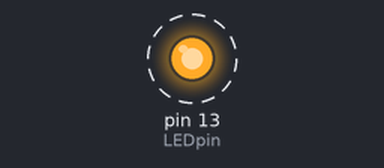
A sketch run on a simulated Arduino Uno, built with avr-gcc and run on an emulated ATmega328P. Shown: output pins drawn as LEDs (lit = HIGH). Dashed ring = blinking.

Above: at 0.5 s.
Timing chart, 0 to 4.6 s (numbered marks = the images above):
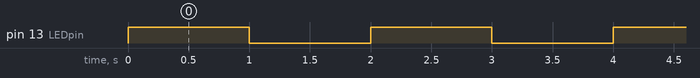

Measured:
- by itself, pin 13 (LEDpin): alternates HIGH for 1.0 s and LOW for 1.0 s

The sketch:

__0.2.ino
```cpp
int I = 0;
int LEDpin = 13;
int timeDelay = 1000;
void setup(){
	pinMode(LEDpin, OUTPUT);
}

void loop() {
I = I + 1;
  if(I%2 == 1 ){
  	digitalWrite(LEDpin, HIGH);}
  else{
    digitalWrite(LEDpin, LOW);
  }
delay(timeDelay);
}
```
